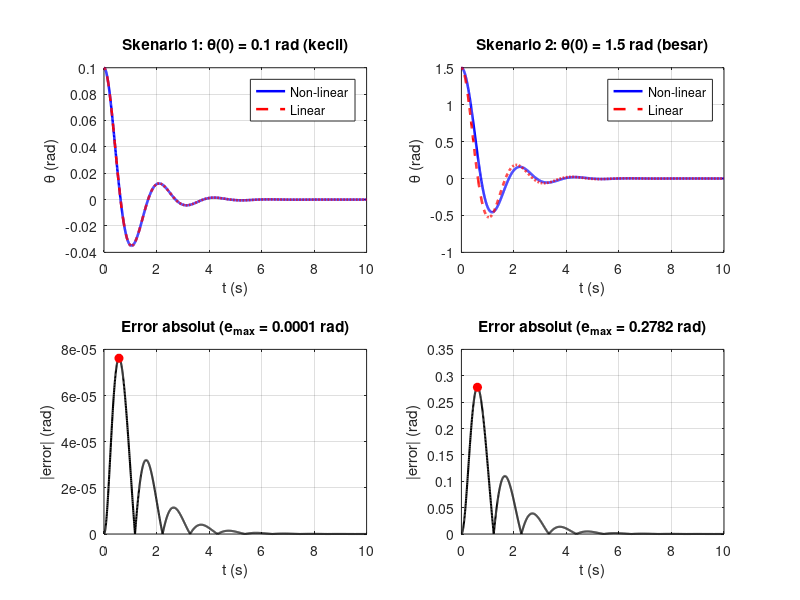

The MATLAB source for this figure:
%% TUGAS 2 SISTEM LINEAR - BAGIAN (b) dan (c)i
% Simulasi theta(t): model non-linear vs linear (ode45) + error maksimum
clear; clc; close all;

%% 1. Parameter dan model
A = [  0   1;
     -10  -2];

% Model non-linear: x1' = x2 ; x2' = -2*x2 - 10*sin(x1)   (u = 0)
f_nl  = @(t, x) [ x(2);
                 -2*x(2) - 10*sin(x(1)) ];

% Model linear: x' = A*x   (u = 0)
f_lin = @(t, x) A*x;

%% 2. Pengaturan simulasi
t_end = 10;                          % lama simulasi (detik)
t     = linspace(0, t_end, 2001);    % grid waktu yang sama untuk kedua model
opts  = odeset('RelTol', 1e-8, 'AbsTol', 1e-10);

% Dua skenario kondisi awal [theta0; omega0]
x0_set = [0.1, 0;      % skenario 1: perpindahan kecil
          1.5, 0];     % skenario 2: perpindahan besar
judul  = {'Skenario 1: \theta(0) = 0.1 rad (kecil)', ...
          'Skenario 2: \theta(0) = 1.5 rad (besar)'};

e_max = zeros(2, 1);

%% 3. Simulasi tiap skenario
figure('Name', 'Perbandingan theta(t)', 'Position', [100 100 900 700]);

for k = 1:2
    x0 = x0_set(k, :)';

    % Simulasi non-linear dan linear dengan ode45
    [~, X_nl]  = ode45(f_nl,  t, x0, opts);
    [~, X_lin] = ode45(f_lin, t, x0, opts);

    theta_nl  = X_nl(:, 1);
    theta_lin = X_lin(:, 1);

    % (c)i  Error maksimum
    err      = abs(theta_nl - theta_lin);
    e_max(k) = max(err);
    [~, idx] = max(err);

    fprintf('%s\n', erase(judul{k}, '\'));
    fprintf('   e_max = %.6f rad (terjadi di t = %.3f s)\n\n', e_max(k), t(idx));

    % Plot theta(t)
    subplot(2, 2, k);
    plot(t, theta_nl,  'b-',  'LineWidth', 1.8); hold on;
    plot(t, theta_lin, 'r--', 'LineWidth', 1.8);
    grid on; xlabel('t (s)'); ylabel('\theta (rad)');
    title(judul{k});
    legend('Non-linear', 'Linear', 'Location', 'best');

    % Plot error |theta_nl - theta_lin|
    subplot(2, 2, k + 2);
    plot(t, err, 'k-', 'LineWidth', 1.5); hold on;
    plot(t(idx), e_max(k), 'ro', 'MarkerFaceColor', 'r');
    grid on; xlabel('t (s)'); ylabel('|error| (rad)');
    title(sprintf('Error absolut (e_{max} = %.4f rad)', e_max(k)));
end

%% 4. Ringkasan untuk laporan
fprintf('==== RINGKASAN ====\n');
fprintf('theta0 = 0.1 rad -> e_max = %.6f rad\n', e_max(1));
fprintf('theta0 = 1.5 rad -> e_max = %.6f rad\n', e_max(2));
fprintf('Rasio e_max (besar/kecil) = %.1f kali\n', e_max(2) / e_max(1));
